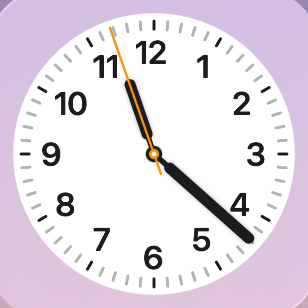
#> input picture lesson_3/clock.png, 308 x 308 px, found by its file name
$ python clock_recognition.py   (older library calls are emulated)
#> lines starting #> are read from the running program, lines starting #| are printed output that depends on the picture; after the words box and inside, x2 and y2 are one past the last pixel; in counts of white or black regions, pixels touching at a corner belong together
### lesson_3/image_utils.py
import cv2
import numpy as np


def edge_detect(gray, method='canny', ksize=3, low_threshold=50, high_threshold=150):
    """
    通用边缘检测函数
    输入:
      gray: 灰度图 (uint8)
      method: 'canny','sobel','laplacian'
    返回:
      单通道 uint8 图像, 范围 0-255
    """
    if method == 'canny':
        blurred = cv2.GaussianBlur(gray, (5, 5), 1.4)
        edges = cv2.Canny(blurred, low_threshold, high_threshold)
        return edges

    if method == 'sobel':
        gx = cv2.Sobel(gray, cv2.CV_64F, 1, 0, ksize=ksize)
        gy = cv2.Sobel(gray, cv2.CV_64F, 0, 1, ksize=ksize)
        mag = np.sqrt(gx * gx + gy * gy)
        if np.max(mag) > 0:
            mag = (mag / np.max(mag) * 255).astype(np.uint8)
        else:
            mag = np.zeros_like(gray)
        return mag

    if method == 'laplacian':
        lap = cv2.Laplacian(gray, cv2.CV_64F, ksize=ksize)
        edges = np.uint8(np.absolute(lap))
        return edges

    raise ValueError('Unknown method: ' + str(method))

### lesson_3/clock_recognition.py
import cv2
import numpy as np
import math
from image_utils import edge_detect


def detect_clock_face(gray):
    # 使用 HoughCircles 检测表盘圆
    img_blur = cv2.GaussianBlur(gray, (5, 5), 1.5)
    # 尝试多个参数以提高鲁棒性
    attempts = [
        dict(dp=1.2, minDist=100, param1=50, param2=30, minRadius=30, maxRadius=0),
        dict(dp=1.0, minDist=80, param1=50, param2=28, minRadius=20, maxRadius=0),
        dict(dp=1.5, minDist=120, param1=60, param2=40, minRadius=30, maxRadius=0),
    ]
    circles = None
    for p in attempts:
        circles = cv2.HoughCircles(img_blur, cv2.HOUGH_GRADIENT, **p)
        if circles is not None:
            break
    if circles is None:
        return None
    circles = np.uint16(np.around(circles))
    candidates = circles[0, :]
    # 选择中心最接近图像中心的圆（更稳健，防止表盘被部分遮挡）
    h, w = gray.shape[:2]
    img_cx, img_cy = w // 2, h // 2
    best = min(candidates, key=lambda c: (int(c[0]) - img_cx) ** 2 + (int(c[1]) - img_cy) ** 2)
    x, y, r = best
    return (int(x), int(y), int(r))


def lines_from_edges(edges, radius):
    """HoughLinesP 提取直线，带参数回退。输入为二值图（白色为前景）。"""
    minLen = max(10, int(radius * 0.20))
    attempts = [50, 40, 30, 20]
    lines = None
    for thr in attempts:
        lines = cv2.HoughLinesP(edges, 1, np.pi / 180, threshold=thr,
                                minLineLength=minLen, maxLineGap=10)
        if lines is not None:
            break
    if lines is None:
        return []
    return [l[0] for l in lines]


def point_line_distance(px, py, x1, y1, x2, y2):
    # 点到线段距离
    A = px - x1
    B = py - y1
    C = x2 - x1
    D = y2 - y1
    dot = A * C + B * D
    len_sq = C * C + D * D
    param = dot / len_sq if len_sq != 0 else -1
    if param < 0:
        xx = x1
        yy = y1
    elif param > 1:
        xx = x2
        yy = y2
    else:
        xx = x1 + param * C
        yy = y1 + param * D
    dx = px - xx
    dy = py - yy
    return math.hypot(dx, dy)


def sector_pixel_voting(center, radius, binary_img, n_sectors=60, debug=False):
    """在原始二值图上按扇形像素投票。返回每个扇区的像素计数。"""
    cx, cy = center
    h, w = binary_img.shape[:2]
    votes = np.zeros(n_sectors, dtype=float)
    for i in range(n_sectors):
        ang1 = (i * 360.0 / n_sectors)
        ang2 = ((i + 1) * 360.0 / n_sectors)
        # 角度到弧度并计算端点
        a1 = math.radians(ang1)
        a2 = math.radians(ang2)
        x1 = int(cx + math.sin(a1) * radius)
        y1 = int(cy - math.cos(a1) * radius)
        x2 = int(cx + math.sin(a2) * radius)
        y2 = int(cy - math.cos(a2) * radius)
        pts = np.array([[cx, cy], [x1, y1], [x2, y2]], dtype=np.int32)
        mask = np.zeros((h, w), dtype=np.uint8)
        cv2.fillPoly(mask, [pts], 255)
        # 统计区域内的白色像素（假设指针为白）
        count = int(cv2.countNonZero(cv2.bitwise_and(binary_img, mask)))
        votes[i] = count
        if debug and i % max(1, n_sectors // 12) == 0:
            print(f"sector {i}: ang [{ang1:.1f},{ang2:.1f}) count={count}")
    return votes


def sector_voting(center, radius, lines, n_sectors=360, debug=False):
    """基于直线段的扇区投票。返回 (votes, line_infos)。"""
    cx, cy = center
    votes = np.zeros(n_sectors, dtype=float)
    line_infos = []
    if debug:
        print(f"sector_voting: n_lines={len(lines)}, n_sectors={n_sectors}, radius={radius}")
    for (x1, y1, x2, y2) in lines:
        length = math.hypot(x2 - x1, y2 - y1)
        dist = min(point_line_distance(cx, cy, x1, y1, x2, y2),
                   math.hypot(x1 - cx, y1 - cy), math.hypot(x2 - cx, y2 - cy))
        if dist > radius * 0.6:
            continue
        d1 = math.hypot(x1 - cx, y1 - cy)
        d2 = math.hypot(x2 - cx, y2 - cy)
        if d1 > d2:
            ex, ey = x1, y1
        else:
            ex, ey = x2, y2
        angle_rad = math.atan2(cy - ey, ex - cx)
        angle_deg = (math.degrees(angle_rad) + 360) % 360
        angle_clock = (90 - angle_deg) % 360
        sector = int((angle_clock % 360.0) * n_sectors / 360.0) % n_sectors
        weight = length / (1.0 + max(0.0, dist))
        votes[sector] += weight
        info = {'line': (x1, y1, x2, y2), 'angle': angle_clock, 'length': length, 'dist': dist, 'weight': weight}
        line_infos.append(info)
        if debug:
            print(f"  line {(x1,y1,x2,y2)} len={length:.1f} dist={dist:.1f} sector={sector} weight={weight:.3f}")
    return votes, line_infos


def find_peaks(votes, k=2, min_separation=1):
    # 返回 k 个峰值扇区索引（基于 votes 的索引）
    peaks = []
    votes_copy = votes.copy()
    for _ in range(k):
        idx = int(np.argmax(votes_copy))
        val = votes_copy[idx]
        if val <= 0:
            break
        peaks.append(idx)
        # 抑制邻域
        sep = int(min_separation)
        low = max(0, idx - sep)
        high = min(len(votes_copy) - 1, idx + sep)
        votes_copy[low:high + 1] = 0
    return peaks


def angle_to_time(angle_deg_hour, angle_deg_minute):
    # angle 0 为 12 点，顺时针增大
    minute = int(round(angle_deg_minute * 60.0 / 360.0)) % 60
    hour = int(round(angle_deg_hour * 12.0 / 360.0)) % 12
    return hour, minute


def detect_hands_and_time(image_path, debug=True):
#> called with image_path = 'lesson_3/clock.PNG', debug = True
    img = cv2.imread(image_path)
#> img is the input picture: shape (308, 308, 3); mean B, G, R 229.5, 219.7, 228.4
    if img is None:
        raise FileNotFoundError(image_path)
    h, w = img.shape[:2]
    # 缩放到合适大小以提高速度
    scale = 512.0 / max(h, w)
    if scale < 1.0:
        img = cv2.resize(img, (int(w * scale), int(h * scale)))
    gray = cv2.cvtColor(img, cv2.COLOR_BGR2GRAY)

    # 保留二值化图像用于霍夫直线识别
    _, binary = cv2.threshold(gray, 0, 255, cv2.THRESH_BINARY + cv2.THRESH_OTSU)
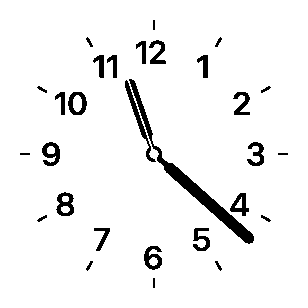
#> binary: shape (308, 308); 94.6% white; 29 black regions, largest, box (x1, y1, x2, y2) and area: (129, 79, 254, 244) 1690, (125, 80, 156, 162) 353, (56, 192, 74, 216) 252
    # 如果背景为白色而指针为黑色，将二值图反转，使指针为前景色白色
    if np.mean(binary) > 127:
        binary_hough = cv2.bitwise_not(binary)
    else:
        binary_hough = binary.copy()
    # 形态学去噪，保留主要指针结构
    kernel_small = cv2.getStructuringElement(cv2.MORPH_RECT, (3, 3))
    binary_hough = cv2.morphologyEx(binary_hough, cv2.MORPH_OPEN, kernel_small)
#> binary_hough: shape (308, 308); 5.1% white; 27 white regions (8 under 20 px), largest, box (x1, y1, x2, y2) and area: (153, 146, 254, 243) 1372, (130, 80, 152, 139) 295, (125, 81, 147, 139) 272

    # Canny 边缘检测
    edges = edge_detect(gray, method='canny', low_threshold=50, high_threshold=150)
    if debug:
        try:
            cv2.imshow('Edges (Canny)', edges)
            cv2.waitKey(0)
            cv2.imshow('Binary (Otsu)', binary)
            cv2.waitKey(0)
            cv2.imshow('Binary for Hough (processed)', binary_hough)
            cv2.waitKey(0)
            cv2.destroyWindow('Edges (Canny)')
            cv2.destroyWindow('Binary (Otsu)')
            cv2.destroyWindow('Binary for Hough (processed)')
        except Exception:
            pass

    # 找表盘圆心和半径
    circ = detect_clock_face(gray)
#> in detect_clock_face, `circles = np.uint16(np.around(circles))`: circles = [[154, 153, 140], [299, 57, 175], [103, 292, 144], [4, 165, 147], [296, 164, 82], [201, 244, 42], [40, 67, 76], [182, 21, 44]]
#> in detect_clock_face, `candidates = circles[0, :]`: candidates has the same summary as circles
#> in detect_clock_face, `best = min(candidates, key=lambda c: (int(c[0]) - img_cx) ** 2 + (int(..`: best = [154, 153, 140]
#> in detect_clock_face, `x, y, r = best`: x = 154; y = 153; r = 140
#> circ = (154, 153, 140)
    if circ is None:
        # 如果未检测到圆，使用图像中心和最小边长为半径
        cx, cy = img.shape[1] // 2, img.shape[0] // 2
        radius = min(cx, cy) - 10
    else:
        cx, cy, radius = circ
#> cx = 154; cy = 153; radius = 140
    print(f"Image size: {img.shape}, center: ({cx},{cy}), radius: {radius})")
#| Image size: (308, 308, 3), center: (154,153), radius: 140)

    # 在原始二值图上，用检测出的圆形分割60个扇形，按前景像素对每个扇形进行投票
    N_SECTORS = 60
    votes_pixels = sector_pixel_voting((cx, cy), radius, binary_hough, n_sectors=N_SECTORS, debug=debug)
#> the loop in sector_pixel_voting, `for i in range(n_sectors):` made 60 passes
#> (x1, y1, x2, y2, pts, count) on passes 1 to 7: (154, 13, 168, 13, [[154, 153], [154, 13], [168, 13]], 148), (168, 13, 183, 16, [[154, 153], [168, 13], [183, 16]], 19), (183, 16, 197, 19, [[154, 153], [183, 16], [197, 19]], 7), (197, 19, 210, 25, [[154, 153], [197, 19], [210, 25]], 6), (210, 25, 224, 31, [[154, 153], [210, 25], [224, 31]], 85), (224, 31, 236, 39, [[154, 153], [224, 31], [236, 39]], 85), (236, 39, 247, 48, [[154, 153], [236, 39], [247, 48]], 5)
#> (printed output is left out)
#> after the loop in sector_pixel_voting, `for i in range(n_sectors):`:
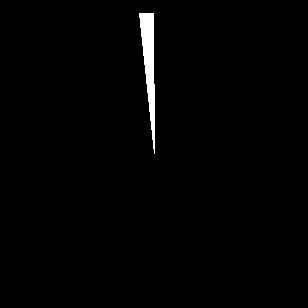
#> mask: shape (308, 308); 1.2% white; 1 white region, box (x1, y1, x2, y2) and area: (139, 13, 155, 154) 1130
#> after the loop in sector_pixel_voting, `for i in range(n_sectors):`: votes = 60 values, max 689 at index 22, min 0 at index 27, mean 93
#> votes_pixels has the same summary as votes in sector_pixel_voting

    # 用 HoughLinesP 提取直线并做基于直线的扇区投票
    lines = lines_from_edges(binary_hough, radius)
#> in lines_from_edges, `minLen = max(10, int(radius * 0.20))`: minLen = 28
#> lines = 25 items, first 6: [141, 133, 250, 242], [142, 136, 248, 242], [149, 148, 229, 228], [186, 175, 252, 241], [146, 153, 244, 239], [125, 83, 151, 132]
    if debug:
        print(f"Detected {len(lines)} Hough lines")
#| Detected 25 Hough lines
    votes_lines, line_infos = sector_voting((cx, cy), radius, lines, n_sectors=N_SECTORS, debug=debug)
#| sector_voting: n_lines=25, n_sectors=60, radius=140
#> the loop in sector_voting, `for (x1, y1, x2, y2) in lines:` made 25 passes
#> (x1, y1, x2, y2, length, A in point_line_distance, B in point_line_distance, C in point_line_distance) on passes 1 to 8: (141, 133, 250, 242, 154.1, 13, 20, 109), (142, 136, 248, 242, 149.9, 12, 17, 106), (149, 148, 229, 228, 113.1, 5, 5, 80), (186, 175, 252, 241, 93.34, -32, -22, 66), (146, 153, 244, 239, 130.4, 8, 0, 98), (125, 83, 151, 132, 55.47, 29, 70, 26), (153, 148, 238, 236, 122.3, 1, 5, 85), (141, 134, 249, 242, 152.7, 13, 19, 108)
#> (printed output is left out)

    # 归一化并合并像素投票与直线投票（权重可调）
    vp = votes_pixels.astype(float)
    vl = votes_lines.astype(float)
    if vp.max() > 0:
        vp = vp / vp.max()
    if vl.max() > 0:
        vl = vl / vl.max()
    weight_pixels = 1.0
    weight_lines = 1.0
    combined = weight_pixels * vp + weight_lines * vl

    # min_separation: 12 degrees -> 转换为扇区数
    min_sep_sectors = max(1, int(round(12 * N_SECTORS / 360.0)))
    peaks = find_peaks(combined, k=3, min_separation=min_sep_sectors)
    # 展示投票结果（曲线）
    if debug:
        try:
            import matplotlib.pyplot as plt
            import io
            fig = plt.figure(figsize=(8,3))
            x = np.arange(N_SECTORS)
            plt.plot(x, votes_pixels, marker='o', label='pixels')
            plt.plot(x, votes_lines, marker='x', label='lines')
            plt.plot(x, combined, marker='s', label='combined')
            plt.legend()
            plt.title('Sector votes (pixels | lines | combined)')
            plt.xlabel('Sector')
            plt.ylabel('Normalized vote')
            plt.grid(True)
            buf = io.BytesIO()
            fig.savefig(buf, format='png')
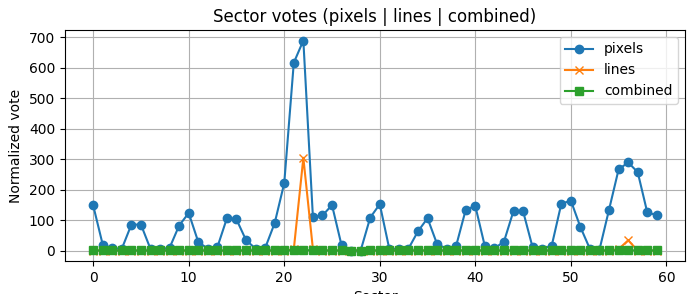
#> figure drawn by matplotlib, 1 panel; curve peaks at x = 22, y = 689; curve peaks at x = 22, y = 304.2; curve peaks at x = 22, y = 2
            plt.close(fig)
            buf.seek(0)
            data = np.frombuffer(buf.getvalue(), dtype=np.uint8)
            arr = cv2.imdecode(data, cv2.IMREAD_COLOR)
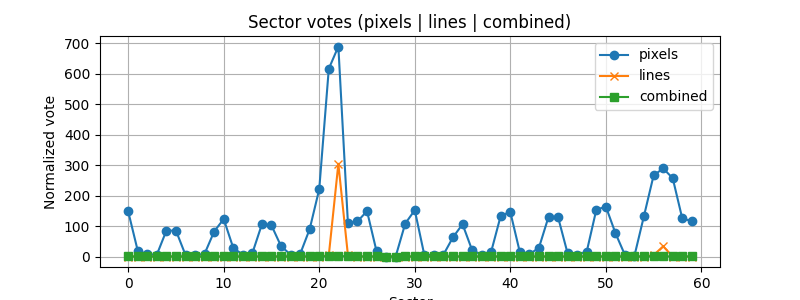
#> arr: shape (300, 800, 3); mean B, G, R 240.9, 242.6, 238.5
            if arr is not None:
                cv2.imshow('Sector votes (pixels|lines|combined)', arr)
                cv2.waitKey(0)
                cv2.destroyWindow('Sector votes (pixels|lines|combined)')
        except Exception:
            pass
    print(f"Peaks found: {peaks}")
#| Peaks found: [22, 56, 50]
    if len(peaks) == 0:
        return img, (None, None), (cx, cy, radius)

    # 选择票数最高的两个扇区：最高为分针，次高为时针
    peak_scores = []
    for p in peaks:
        window = 5
        idxs = [(p + i) % N_SECTORS for i in range(-window, window + 1)]
        score = combined[idxs].sum() if isinstance(combined, np.ndarray) else sum(combined[i] for i in idxs)
        peak_scores.append((p, score))
#> this loop made 3 passes
#> p on passes 1 to 3: 22, 56, 50
    peak_scores = sorted(peak_scores, key=lambda x: x[1], reverse=True)
    chosen = [p for p, s in peak_scores[:2]]
    if len(chosen) == 1:
        chosen.append((chosen[0] + N_SECTORS // 2) % N_SECTORS)
    minute_sector = chosen[0]
    hour_sector = chosen[1]

    # 将扇区索引转为角度后计算时间
    hour_angle = (hour_sector * 360.0 / N_SECTORS) % 360
    minute_angle = (minute_sector * 360.0 / N_SECTORS) % 360
    hour, minute = angle_to_time(hour_angle, minute_angle)

    # 可视化：画圆并标出两个指针方向
    vis = img.copy()
    cv2.circle(vis, (cx, cy), int(radius), (0, 255, 0), 2)
    # 画出假定的指针方向线段
    def draw_hand(vis, center, angle_deg, length_ratio, color=(0, 0, 255), thickness=3):
#> called with center = (154, 153), angle_deg = 132, length_ratio = 0.95, color = (0, 0, 255), thickness = 3
        cx, cy = center
        ang_rad = math.radians(angle_deg)
        x = int(cx + math.sin(ang_rad) * radius * length_ratio)
        y = int(cy - math.cos(ang_rad) * radius * length_ratio)
        cv2.line(vis, (cx, cy), (x, y), color, thickness)
        return (x, y)

    draw_hand(vis, (cx, cy), minute_angle, 0.95, color=(0, 0, 255), thickness=3)
    draw_hand(vis, (cx, cy), hour_angle, 0.6, color=(255, 0, 0), thickness=4)

    cv2.putText(vis, f"Estimated: {hour:02d}:{minute:02d}", (10, 30), cv2.FONT_HERSHEY_SIMPLEX, 0.9, (0, 255, 255), 2)
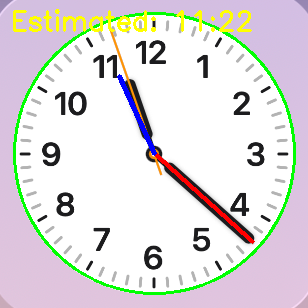
#> vis: shape (308, 308, 3); mean B, G, R 219.5, 220.1, 223

    if debug:
        # 显示边缘与 Hough 直线用于调试，并展示结果
        debug_vis = cv2.cvtColor(edges, cv2.COLOR_GRAY2BGR)
#> debug_vis: shape (308, 308, 3); 5.4% white in thin lines or dots
        for (x1, y1, x2, y2) in lines:
            cv2.line(debug_vis, (x1, y1), (x2, y2), (0, 128, 255), 1)
#> this loop made 25 passes
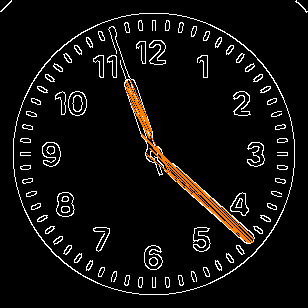
#> debug_vis: shape (308, 308, 3); mean B, G, R 13.1, 15, 16.9
        try:
            combined = np.hstack([cv2.resize(vis, (debug_vis.shape[1], debug_vis.shape[0])), debug_vis])
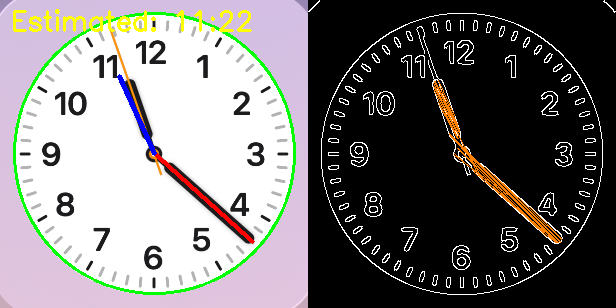
#> combined: shape (308, 616, 3); mean B, G, R 116.3, 117.6, 119.9
            cv2.imshow('Clock detection (result | edges+lines)', combined)
            cv2.waitKey(0)
            cv2.destroyWindow('Clock detection (result | edges+lines)')
        except Exception:
            pass

    return vis, (hour, minute), (cx, cy, radius)


if __name__ == '__main__':
    img_path = 'lesson_3/clock.PNG'
    vis, time_est, circ = detect_hands_and_time(img_path, debug=True)
    h, m = time_est
    if h is not None:
        print(f'Estimated time: {h:02d}:{m:02d}')
#| Estimated time: 11:22
    else:
        print('No hands detected')
